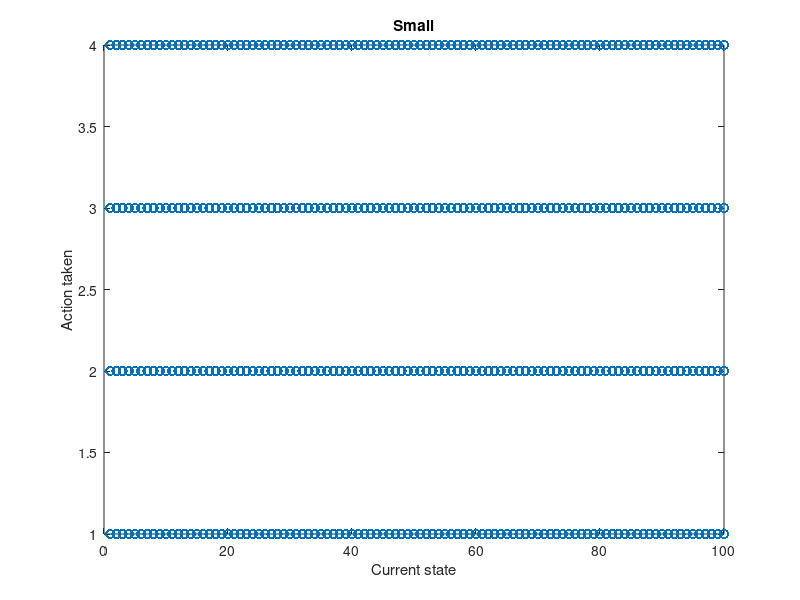
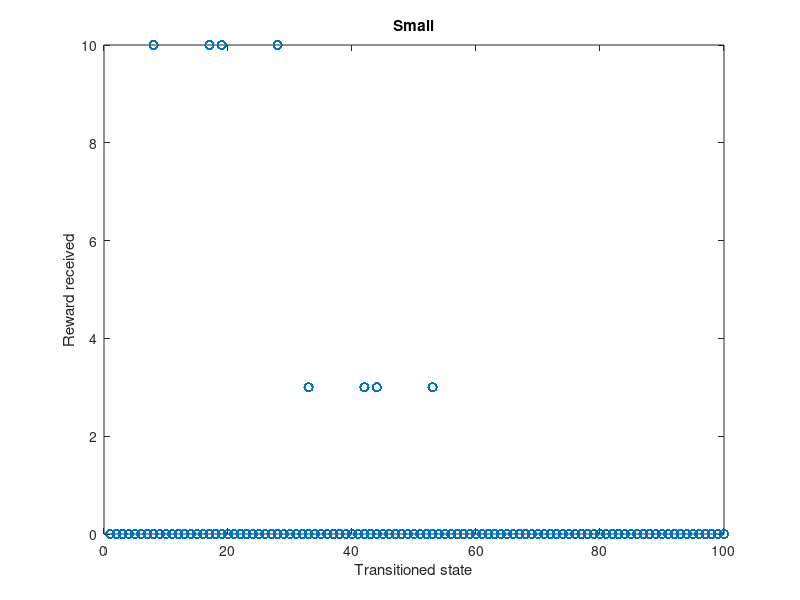
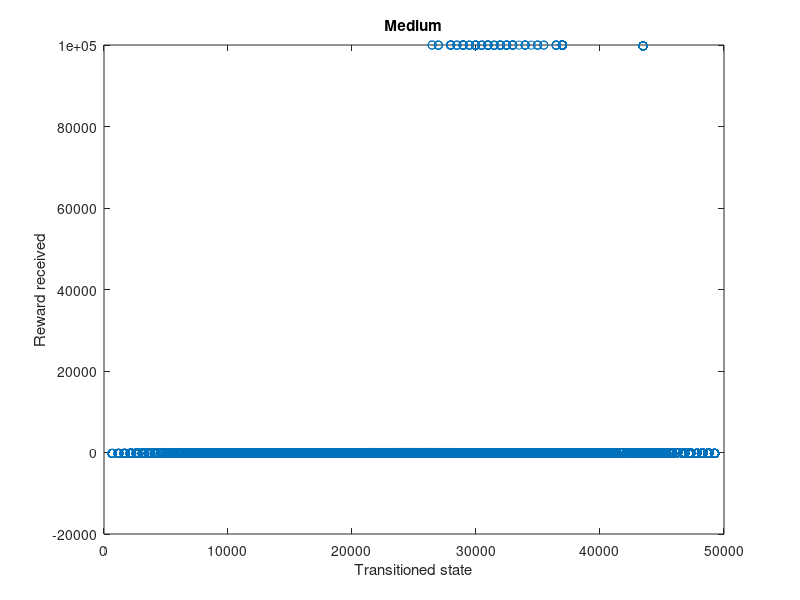
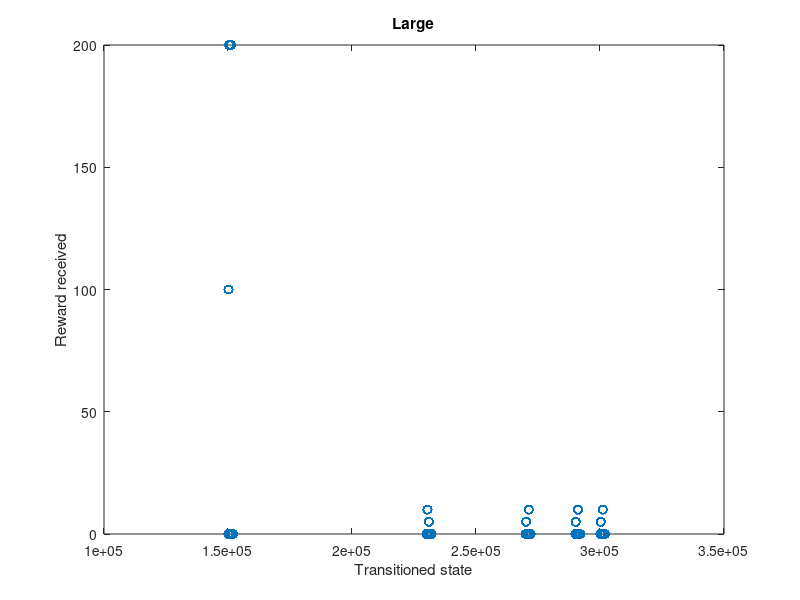

MATLAB code for these plots, in order:
%% AA 228 Project 2 
% Somrita Banerjee
clc
clear all
close all
small_data = csvread('small.csv',1,0);
medium_data = csvread('medium.csv',1,0);
large_data = csvread('large.csv',1,0);
figure
plot(small_data(:,1),small_data(:,2),'o')
title('Small')
xlabel('Current state');
ylabel('Action taken');
figure
plot(small_data(:,4),small_data(:,3),'o')
title('Small')
xlabel('Transitioned state');
ylabel('Reward received');

figure
plot(medium_data(:,4),medium_data(:,3),'o')
title('Medium')
xlabel('Transitioned state');
ylabel('Reward received');

s=large_data(:,1);
a=large_data(:,2);
r=large_data(:,3);
sp=large_data(:,4);
figure
plot(sp,r,'o')
title('Large')
xlabel('Transitioned state');
ylabel('Reward received');

unique_final_states=unique(sp);
% Only 500 unique final states!
unique_initial_states=unique(s);
% The same 500 unique initial states! 
dictionary=[(1:500)',unique_initial_states];
final_states_new_numbering=zeros(length(large_data),1);
initial_states_new_numbering=zeros(length(large_data),1);
for i=1:length(large_data)
    final_states_new_numbering(i) = find(unique_final_states==sp(i));
    initial_states_new_numbering(i) = find(unique_initial_states==s(i));
end
R=large_data(:,3);
figure
plot(final_states_new_numbering,R,'o')
title('Large')
xlabel('Transitioned state');
ylabel('Reward received');
ind_greater_than_20_reward=find(R>20);
statesWithG20RewardON=unique(sp(ind_greater_than_20_reward));
% [150211;150413;151203]
statesWithG20RewardNN=unique(final_states_new_numbering(ind_greater_than_20_reward));
% Only 16, 38, 63
rewardsG20= unique(R(ind_greater_than_20_reward));
% Only 100 (at 16) , 200 (at 38, 63)
figure
plot(final_states_new_numbering(ind_greater_than_20_reward),R(ind_greater_than_20_reward),'o')
title('Large - only if reward > 20')
xlabel('Transitioned state (new numbering)');
ylabel('Reward received');
ylim([0 210])
text(16+1,100,'sp=16, r=100')
text(38+1,200,'sp=38, r=200')
text(63-8,200-8,'sp=63, r=200')
figure
plot(sp(ind_greater_than_20_reward),R(ind_greater_than_20_reward),'o')
title('Large - only if reward > 20')
xlabel('Transitioned state');
ylabel('Reward received');
ylim([0 210])
text(150211+50,100,'sp=150211, r=100')
text(150413+50,200,'sp=150413, r=200')
text(151203-200,200-8,'sp=151203, r=200')

ind_greater_than_0_reward=find(R>0);
finalStatesWithG0RewardON=unique(sp(ind_greater_than_0_reward));
% 11 states [150211;150413;151203;230402;231014;270203;271310;290213;291112;300311;301103]
finalStatesWithG0RewardNN=unique(final_states_new_numbering(ind_greater_than_0_reward));
% Only [16;38;63;132;149;213;275;318;357;426;453]
rewardsG0= unique(R(ind_greater_than_0_reward));
% Only 5, 10, 100, 200
figure
plot(final_states_new_numbering(ind_greater_than_0_reward),R(ind_greater_than_0_reward),'o')
title('Large - only if reward > 0')
xlabel('Transitioned state (new numbering)');
ylabel('Reward received');
ylim([0 230])
text(16+10,100,'sp=16, r=100')
text(38-20,200+10,'sp=38, r=200')
text(63,200-10,'sp=63, r=200')
figure
plot(initial_states_new_numbering(ind_greater_than_0_reward),R(ind_greater_than_0_reward),'o')
title('Large - only if reward > 0')
xlabel('Initial state (new numbering)');
ylabel('Reward received');
ylim([0 230])

% figure 
% plot(s,a,sp)
figure
plot(s,sp,'o')
title('Large')
ylabel('Transitioned state s''');
xlabel('Current state s');
figure
plot(initial_states_new_numbering,final_states_new_numbering,'o')
title('Large')
ylabel('Transitioned state s'' (new numbering)');
xlabel('Current state s (new numbering)');

figure
for actionIdx=1:9
    indices=find(a==actionIdx);
    subplot(3,3,actionIdx); 
    plot(initial_states_new_numbering(indices),final_states_new_numbering(indices),'o');
    title(['action = ',num2str(actionIdx)]);
    ylabel('s''');
    xlabel('s');
    xlim([0 550]);
    ylim([0 550]);
end

figure
for actionIdx=1:9
    indices=find(a==actionIdx);
    subplot(3,3,actionIdx); 
    plot(initial_states_new_numbering(indices),r(indices),'o');
    title(['action = ',num2str(actionIdx)]);
    ylabel('reward');
    xlabel('s');
    xlim([0 550]);
%     ylim([0 550]);
end

%% Actions analysis
for actionIdx=1:9
    lower=90;
    upper=110;
    m=initial_states_new_numbering;
    indices=find((not(abs(sign(sign(lower-m)+sign(upper-m))))+ (a==actionIdx))>1);
    subplot(3,3,actionIdx); 
    plot(initial_states_new_numbering(indices),final_states_new_numbering(indices),'o');
    title(['action = ',num2str(actionIdx)]);
    ylabel('s''');
    xlabel('s');
    xlim([lower-10 upper+10]);
    ylim([lower-10 upper+10]);
end

figure
for actionIdx=1:9
    lower=50;
    upper=200;
    m=initial_states_new_numbering;
    indices=find((not(abs(sign(sign(lower-m)+sign(upper-m))))+ (a==actionIdx))>1);
    subplot(3,3,actionIdx); 
    plot(initial_states_new_numbering(indices),final_states_new_numbering(indices),'o');
    title(['action = ',num2str(actionIdx)]);
    ylabel('s''');
    xlabel('s');
    xlim([lower-10 upper+10]);
    ylim([lower-10 upper+10]);
end

%% others

figure
for actionIdx=1:9
    m=initial_states_new_numbering;
    indices=find((not(abs(sign(sign(90-m)+sign(110-m))))+ (a==actionIdx))>1);
    subplot(3,3,actionIdx); 
    plot(initial_states_new_numbering(indices),r(indices),'o');
    title(['action = ',num2str(actionIdx)]);
    ylabel('reward');
    xlabel('s');
%     xlim([0 550]);
%     ylim([0 550]);
end


figure
plot(initial_states_new_numbering(ind_greater_than_20_reward),final_states_new_numbering(ind_greater_than_20_reward),'o')
hold on
plot([1:100],[1:100],'--')
title('Transitions leading to r>20')
ylabel('s''');
xlabel('s');

figure
plot(initial_states_new_numbering(ind_greater_than_20_reward),a(ind_greater_than_20_reward),'o')
title('Actions leading to r>20')
ylabel('a');
xlabel('s');

MatrixG20NN=[initial_states_new_numbering(ind_greater_than_20_reward) a(ind_greater_than_20_reward) r(ind_greater_than_20_reward) final_states_new_numbering(ind_greater_than_20_reward)];
unique(MatrixG20NN,'rows')
MatrixG20ON=[s(ind_greater_than_20_reward) a(ind_greater_than_20_reward) r(ind_greater_than_20_reward) sp(ind_greater_than_20_reward)];
unique(MatrixG20ON,'rows')

% ind=find(initial_states_new_numbering>=90 && initial_states_new_numbering<=110)
m=initial_states_new_numbering;
ind=find((not(abs(sign(sign(90-m)+sign(110-m))))+ (a==4))>1);
MatrixCloseTo100NN=[initial_states_new_numbering(ind) a(ind) r(ind) final_states_new_numbering(ind)];
figure
plot(MatrixCloseTo100NN(:,1),MatrixCloseTo100NN(:,4),'o')
hold on
plot([90:110],[90:110],'--');
plot([90:110],[100:120],'--');
title('Behavior near 100 for a==4');

ind=find((not(abs(sign(sign(90-m)+sign(110-m))))+ (a==3))>1);
MatrixCloseTo100NN=[initial_states_new_numbering(ind) a(ind) r(ind) final_states_new_numbering(ind)];
figure
plot(MatrixCloseTo100NN(:,1),MatrixCloseTo100NN(:,4),'o')
hold on
plot([90:110],[90:110],'--'); %sp=s
plot([90:110],[80:100],'--'); %sp=s-10
title('Behavior near 100 for a==3');

% Policy:
% For the 312020 - 500 states, just set action to any one of 5-9 doesn't
% matter. Let's just say we set all of them to 9. 
% for the 500 that we do see, 
% (s,9) for all s not in unique_final_states
% If we're in the states with 200 reward, stay there! Set action to 1.
% (150413,1)
% (151203,1)
% At 150211, reward is 100. 